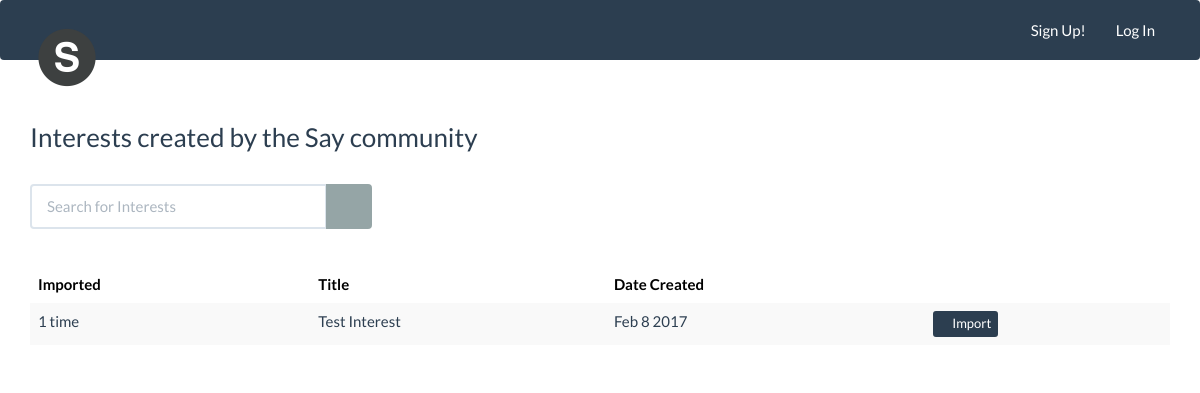
The page /interests/list/ on the database as committed earlier.
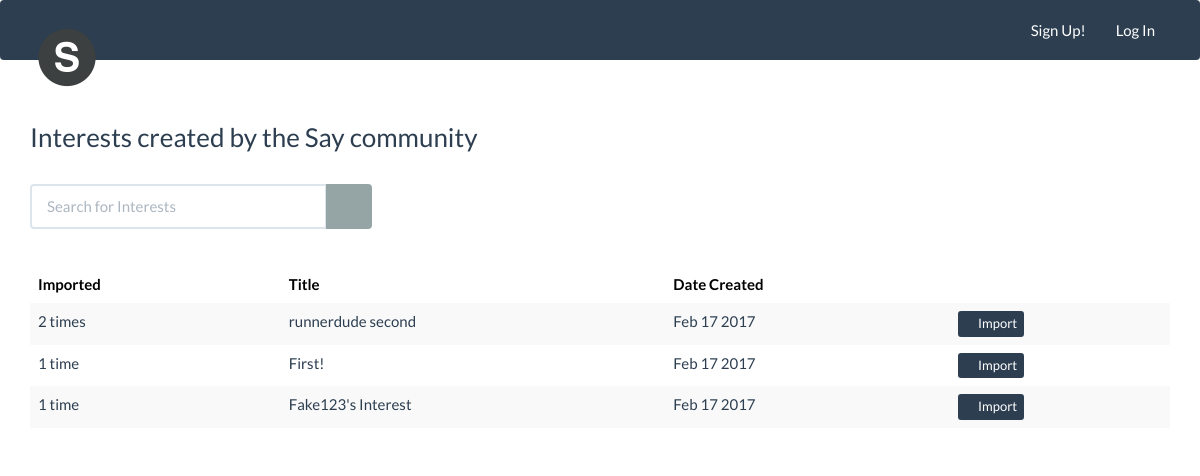
The same page on the database as committed later.
### interests/models.py (models this page shows, shortened)
class Interest(models.Model):
    title = models.CharField(max_length=50)
    keywords = models.TextField()
    pub_date = models.DateTimeField()
    last_refreshed = models.DateTimeField(default=timezone.now())
    num_of_imports = models.IntegerField(default=1)
    creator = models.ForeignKey(User, related_name='creator')
    def pub_date_pretty(self):
        return self.pub_date.strftime('%b %e %Y')

### interests/views.py (the view)
def list(request):
    order_by = request.GET.get('order_by', 'num_of_imports')
    first_time = False
    if request.GET.get('sort'):
        sort_type = request.GET.get('sort')
    else:
        first_time = True
        sort_type = 'ascending'
    if sort_type == 'ascending':
        interests = Interest.objects.order_by('-' + order_by)
        if not first_time: sort_type = 'descending'
    else:
        interests = Interest.objects.order_by(order_by)
        sort_type = 'ascending'
    return render(request, 'interests/list.html', {'interests':interests, 'sort_type':sort_type, 'order_by':order_by})

### interests/templates/interests/list.html (shortened to what this page needs)
{% extends 'base.html' %}
{% block content %}
{% load static %}
<br>
<h3>Interests created by the Say community</h3>
<br>
<form action="{% url 'interests:search' %}">
  <div class="form-group" style="width:30%;">
    <div class="input-group">
      {% if searchtitle %}
        <input type="text" class="form-control" name="searchtitle" value="{{searchtitle}}">
        <span class="input-group-btn">
          <button class="btn btn-default" type="submit"><span class="glyphicon glyphicon-search"></span></button>
        </span>
        <!-- <span class="input-group-btn">
          <button class="btn btn-danger"><span class="glyphicon glyphicon-remove"></span></button>
        </span> -->
      {% else %}
        <input type="text" class="form-control" name="searchtitle" placeholder="Search for Interests">
        <span class="input-group-btn">
          <button class="btn btn-default" type="submit"><span class="glyphicon glyphicon-search"></span></button>
        </span>
      {% endif %}
    </div>
  </div>
</form>
<br>
<table class="table table-striped table-hover ">
<thead>
  <tr>
    <th>
      <a href="?order_by=num_of_imports&sort={{sort_type}}" style="text-decoration: none; color:black;">Imported
      {% if order_by == 'num_of_imports' %}
        {% if sort_type == 'ascending' %}
          <span class="glyphicon glyphicon-chevron-up"></span>
        {% elif sort_type == 'descending' %}
          <span class="glyphicon glyphicon-chevron-down"></span>
        {% endif %}
      {% endif %}
      </a>
    </th>
    <th>
      <a href="?order_by=title&sort={{sort_type}}" style="text-decoration: none; color:black;">Title
      </a>
    </th>
    <th>
      <a href="?order_by=pub_date&sort={{sort_type}}" style="text-decoration: none; color: black;">Date Created
      </a>
    </th>
  </tr>
</thead>
<tbody>
{% if search_result %}
  {% for i in search_result.all %}
    <form method="POST" action="{% url 'interests:copy' i.id %}">
      {% csrf_token %}
        <tr>
          <td>
            {{ i.num_of_imports }}
            {% if i.num_of_imports > 1 %}
              times
            {% else %}
              time
            {% endif %}
          </td>
          <td>
            {{ i.title }}
          </td>
          <td>
            {{ i.pub_date_pretty }}
          </td>
          <td>
            <button type="submit" class="btn btn-primary btn-xs">
               <span class="glyphicon glyphicon-import"></span> Import
            </button>
          </td>
    </form>
  {% endfor %}
{% else %}
  {% for i in interests.all %}
  <form method="POST" action="{% url 'interests:copy' i.id %}">
      <tr>
        <td>
          {{ i.num_of_imports }}
          {% if i.num_of_imports > 1 %}
            times
          {% else %}
            time
          {% endif %}
        </td>
        <td>
          {{ i.title }}
        </td>
        <td>
          {{ i.pub_date_pretty }}
        </td>
        <td>
          <button type="submit" class="btn btn-primary btn-xs">
             <span class="glyphicon glyphicon-import"></span> Import
          </button>
        </td>
  </form>
  {% endfor %}
{% endif %}
  </tbody>
</table>
{% endblock %}

Rows that differ between the two databases and show on the page:
removed Interest: num_of_imports "1", shows "time", title "Test Interest", pub_date_pretty "Feb 8 2017"
added Interest: num_of_imports "2", shows "times", title "runnerdude second", pub_date_pretty "Feb 17 2017"
added Interest: num_of_imports "1", shows "time", title "First!", pub_date_pretty "Feb 17 2017"
added Interest: num_of_imports "1", shows "time", title "Fake123's Interest", pub_date_pretty "Feb 17 2017"
